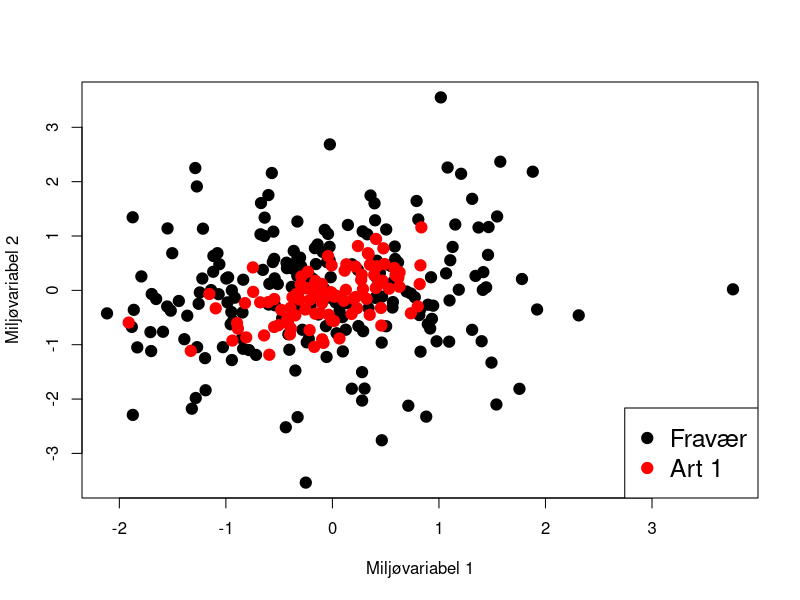
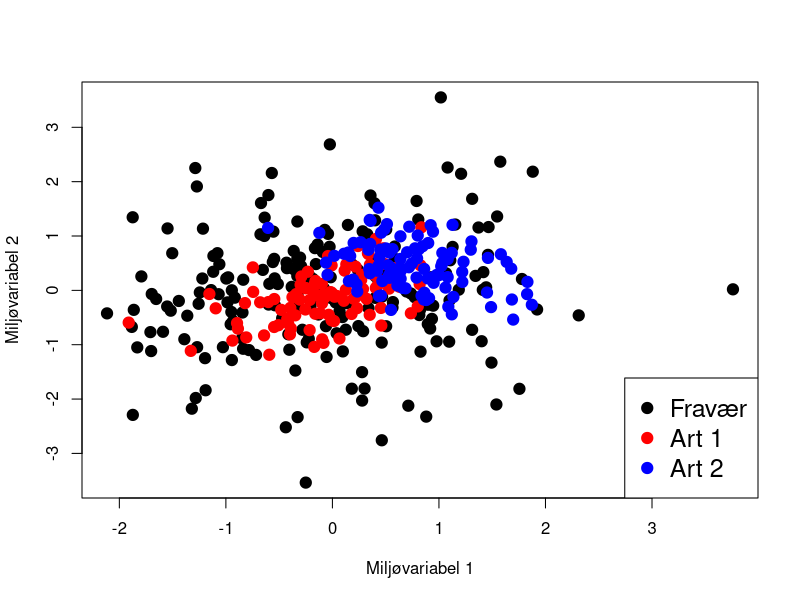
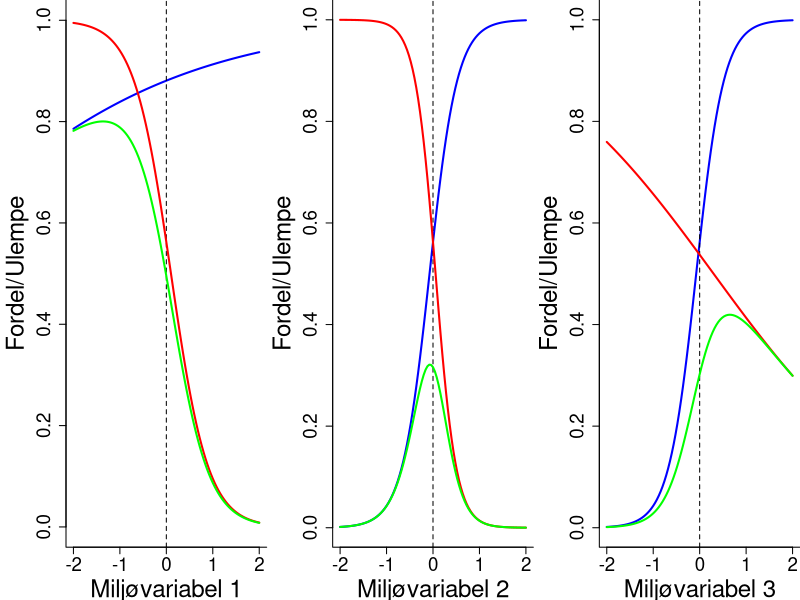

The R source for these figures, in order:
## ---- chunk 1


library(VGAM)
tmp = rbinorm(n=200,      mean1 = 0, mean2 = 0, var1 = 1, var2 = 1, cov12 = 0)
tmp2 = rbinorm(n=100,      mean1 = 0, mean2 = 0, var1 = .2, var2 = .2, cov12 = .1)
tmp3 = rbinorm(n=100,      mean1 = 0.72, mean2 = 0.5, var1 = .2, var2 = .2, cov12 = -.1)

plot(tmp[,1], tmp[,2], pch = 19, cex = 1.5, xlab = "Miljøvariabel 1", ylab= "Miljøvariabel 2")
points(tmp2[,1], tmp2[,2], col = "red", pch = 19, cex = 1.5)

legend("bottomright", c("Fravær", "Art 1"), col = c("black", "red"), cex = 1.5, pch = 19)


## ---- chunk 2


library(VGAM)
tmp3 = rbinorm(n=100,      mean1 = 0.72, mean2 = 0.5, var1 = .2, var2 = .2, cov12 = -.1)

plot(tmp[,1], tmp[,2], pch = 19, cex = 1.5, xlab = "Miljøvariabel 1", ylab= "Miljøvariabel 2")
points(tmp2[,1], tmp2[,2], col = "red", pch = 19, cex = 1.5)
points(tmp3[,1], tmp3[,2], col = "blue", pch = 19, cex = 1.5)

legend("bottomright", c("Fravær", "Art 1", "Art 2"), col = c("black", "red", "blue"), cex = 1.5, pch = 19)
## ---- chunk 3
library(boot)
par(mfrow = c(1,3), bty = "L", omi = c(0,0,0,0), mar = c(4,5,0,0))
curve(inv.logit(2+.35*x), from = -2, to = 2, ylim = c(0,1), col = "blue", xlab = "Miljøvariabel 1",
      ylab = "Fordel/Ulempe", lwd = 2, cex.lab = 2.2, cex.axis = 1.7)
abline(v = 0, lty = "dashed")
curve(inv.logit(.25-2.5*x), from = -2, to = 2, add = T, col = "red", lwd = 2, cex.lab = 1.7, cex.axis = 1.3)
curve((inv.logit(2+.35*x)*inv.logit(.25-2.5*x)), col = "green", add = T, lwd = 2, cex.lab = 1.7, cex.axis = 1.3)

curve(inv.logit(.25+3.35*x), from = -2, to = 2, col = "blue", xlab = "Miljøvariabel 2",
      ylab = "Fordel/Ulempe", lwd = 2, cex.lab = 2.2, cex.axis = 1.7)
abline(v = 0, lty = "dashed")
curve(inv.logit(.25+-4.5*x), from = -2, to = 2, add = T, col = "red", lwd = 2, cex.lab = 1.7, cex.axis = 1.3)
curve((inv.logit(.25+-4.5*x)*inv.logit(.25+3.35*x)), col = "green", add = T, lwd = 2, cex.lab = 1.7, cex.axis = 1.3)


curve(inv.logit(.25+3.35*x), from = -2, to = 2,  col = "blue", xlab = "Miljøvariabel 3",
      ylab = "Fordel/Ulempe", lwd = 2, cex.lab = 2.2, cex.axis = 1.7)
abline(v = 0, lty = "dashed")
curve(inv.logit(.15-.5*x), from = -2, to = 2, add = T, col = "red", lwd = 2, cex.lab = 1.7, cex.axis = 1.3)
curve((inv.logit(.25+3.35*x)*inv.logit(.15-.5*x)), col = "green", add = T, lwd = 2, cex.lab = 1.7, cex.axis = 1.3)
#legend("bottomright", c("Fordel", "Ulempe","Nytte"), c("blue", "red", "green"), lwd = 2)
